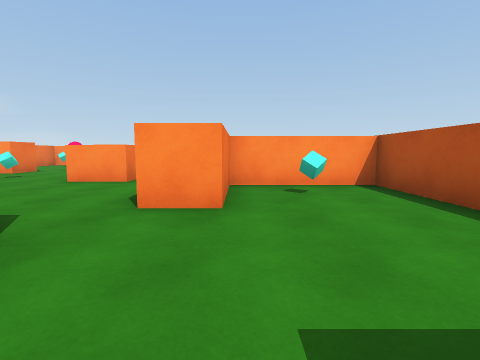
view 1 (above)

19 first-person views from a walk through a 3-D level made in the Unity game engine. The camera is 1.2 m above the floor, tilts 6° down and sees 85° across. The floor is counted in squares, 2 m on a side. Each view is taken from the middle of a square. On the plan, view 1 faces up. The plan holds only what a view shows up to about 9 squares ahead; the rest is blank. The player character is not drawn.

view 2
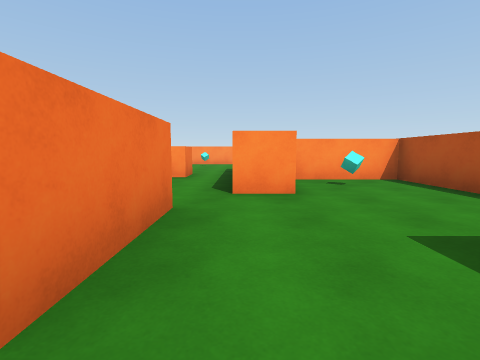

view 3
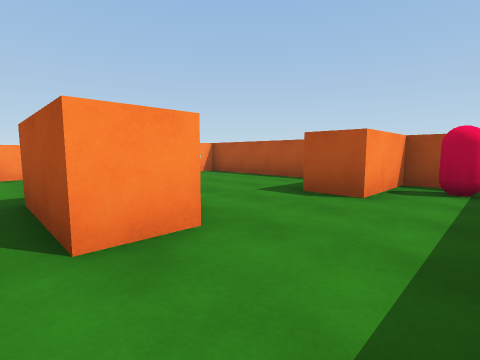

view 4
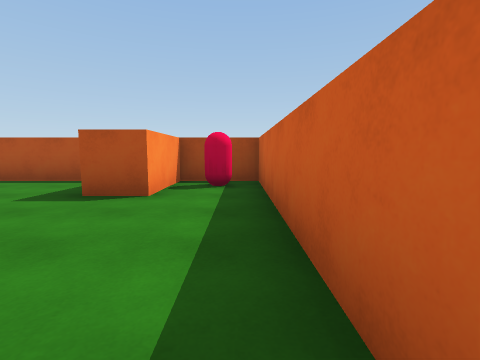

view 5
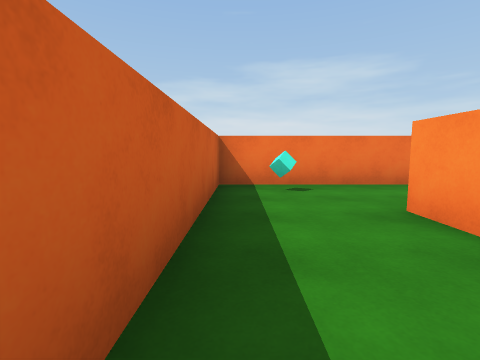

view 6
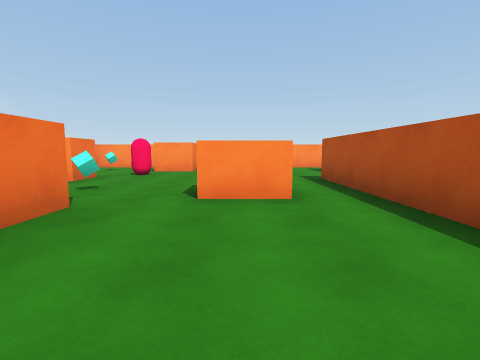

view 7
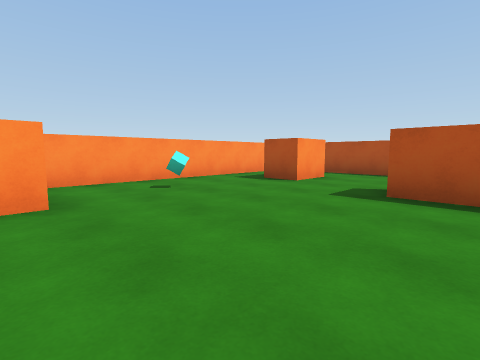

view 8
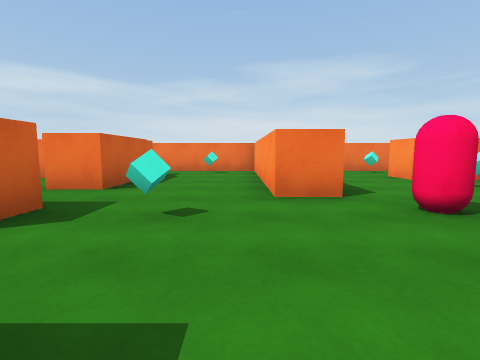

view 9
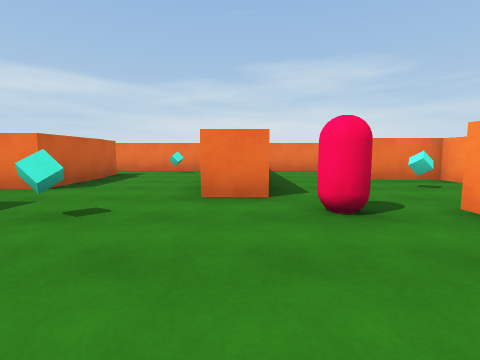

view 10
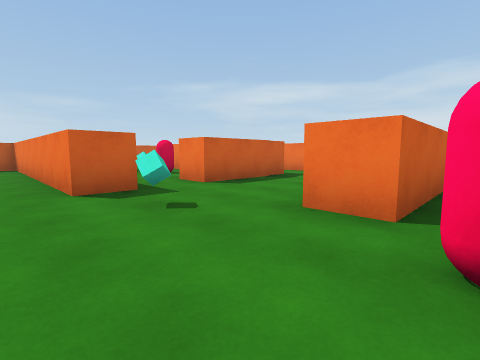

view 11
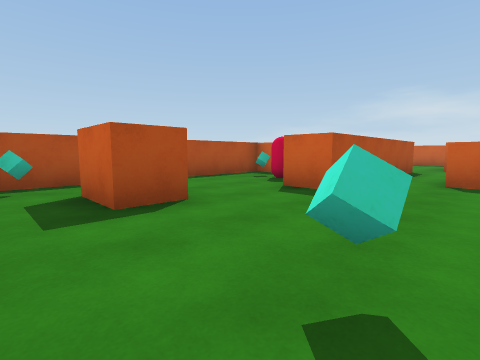

view 12
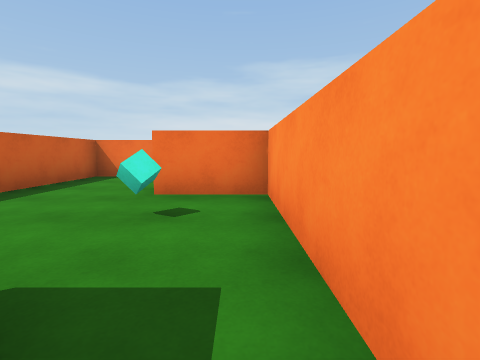

view 13
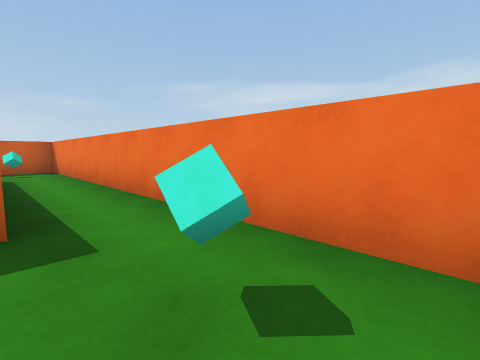

view 14
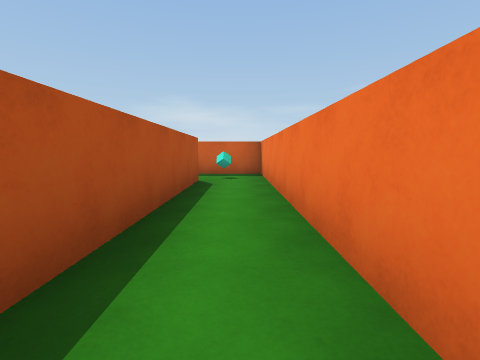

view 15
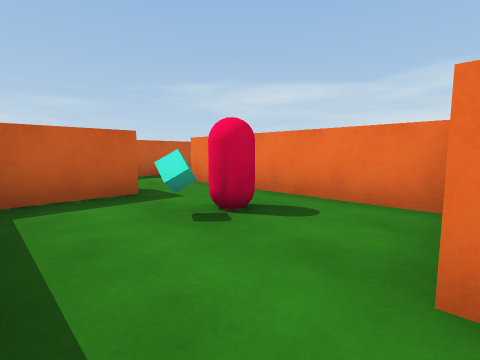

view 16
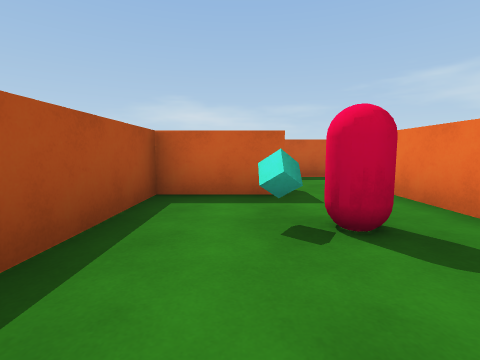

view 17
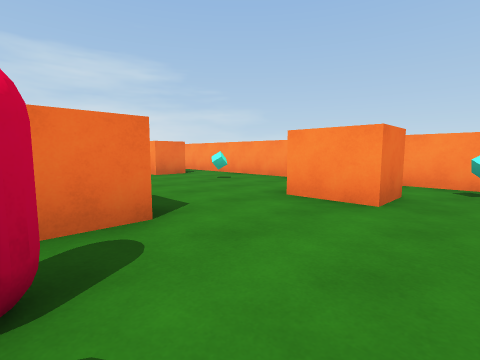

view 18
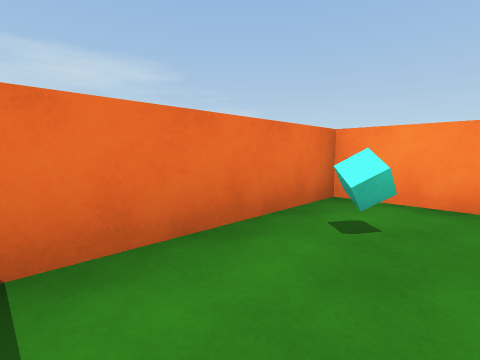

view 19
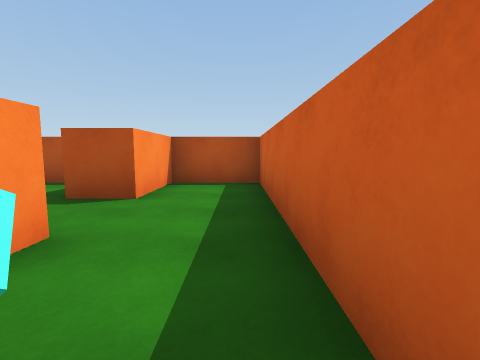

### Floor plan
Ten units are one square. View 1 is at (0, 0); x grows to the right and y downward. Boxes are objects, and circles mark ways between rooms. Rooms are numbered by the first view taken in them; rooms with no view inside come last. Other rooms are left out.
<svg viewBox="-121 -130 151 160">
<path fill="none" stroke="#000" d="M25 -12 25 -48 -2 -48 -2 -28 -11 -28M6 6 6 -2M-17 -19 -17 3M-14 24 25 24 25 6 6 6M-17 3 -27 3M-49 5 -49 24 -14 24M-59 -49 -49 -49 -49 5M-84 -84 -65 -84 -65 -75 -112 -75M-94 -49 -72 -49 -72 -38M-92 -36 -92 6 -96 6M-11 -28 -11 -81 -2 -81 -2 -72M-101 -47 -94 -47M-27 3 -27 -19M-116 -75 -116 24 -85 24M19 -57 25 -57 25 -119M-76 6 -76 -3 -58 -3 -58 -28M-101 8 -101 -41M18 -124 -87 -124 -87 -108M-87 -108 -98 -108M-101 -124 -116 -124 -116 -84 -84 -84M-85 24 -58 24 -58 6 -76 6"/>
<rect x="5" y="-45" width="10" height="10" fill="#bbb"><title>cube</title></rect>
<rect x="5" y="15" width="10" height="10" fill="#bbb"><title>capsule</title></rect>
<rect x="-45" y="5" width="10" height="10" fill="#bbb"><title>cube</title></rect>
<rect x="-115" y="5" width="10" height="10" fill="#bbb"><title>cube</title></rect>
<rect x="-115" y="-65" width="10" height="10" fill="#bbb"><title>cube</title></rect>
<rect x="-85" y="-25" width="10" height="10" fill="#bbb"><title>capsule</title></rect>
<rect x="-85" y="-115" width="10" height="10" fill="#bbb"><title>cube</title></rect>
<rect x="-75" y="-25" width="10" height="10" fill="#bbb"><title>cube</title></rect>
<rect x="-65" y="-65" width="10" height="10" fill="#bbb"><title>cube</title></rect>
<rect x="-65" y="-95" width="10" height="10" fill="#bbb"><title>capsule</title></rect>
<rect x="-55" y="-115" width="10" height="10" fill="#bbb"><title>block</title></rect>
<rect x="-35" y="-65" width="10" height="10" fill="#bbb"><title>block</title></rect>
<rect x="-35" y="-115" width="10" height="10" fill="#bbb"><title>cube</title></rect>
<rect x="-5" y="-75" width="10" height="10" fill="#bbb"><title>other object</title></rect>
<rect x="-5" y="-115" width="20" height="20" fill="#bbb"><title>block</title></rect>
<rect x="5" y="-75" width="10" height="10" fill="#bbb"><title>capsule</title></rect>
<rect x="15" y="-125" width="10" height="10" fill="#bbb"><title>cube</title></rect>
<rect x="-115" y="-115" width="10" height="10" fill="#bbb"><title>cube</title></rect>
<circle cx="-5" cy="0" r="3" fill="#2a7"/>
<circle cx="-20" cy="-20" r="3" fill="#2a7"/>
<circle cx="-20" cy="15" r="3" fill="#2a7"/>
<circle cx="-35" cy="-5" r="3" fill="#2a7"/>
<circle cx="-90" cy="-95" r="3" fill="#2a7"/>
<circle cx="-80" cy="0" r="3" fill="#2a7"/>
<circle cx="-95" cy="15" r="3" fill="#2a7"/>
<text x="10" y="-20">1</text>
<text x="0" y="20">2</text>
<text x="-30" y="10">3</text>
<text x="-50" y="-60">4</text>
<text x="-100" y="-100">5</text>
<text x="-70" y="10">6</text>
</svg>
Room 1 opens to room 2. Room 1 opens to room 4. Room 2 opens to room 3. Room 3 opens to room 4. Room 4 opens to room 5. Room 4 opens to room 6.

Where each view was taken, in squares from view 1:
view 1: 0 up, 0 right, facing up
view 2: 1 down, 1 left, facing up
view 3: 2 down, 3 left, facing up-right
view 4: 2 down, 3 left, facing right
view 5: 2 down, 0 right, facing left
view 6: 2 up, 3 left, facing up
view 7: 7 up, 5 left, facing up-right
view 8: 7 up, 3 left, facing left
view 9: 8 up, 3 left, facing left
view 10: 9 up, 4 left, facing down-left
view 11: 12 up, 3 left, facing down-right
view 12: 12 up, 5 left, facing left
view 13: 7 up, 10 left, facing down-left
view 14: 5 up, 11 left, facing down
view 15: 4 up, 6 left, facing down-left
view 16: 4 up, 7 left, facing down
view 17: 7 up, 2 right, facing up-left
view 18: 9 up, 10 left, facing up-left
view 19: 2 down, 11 left, facing right
